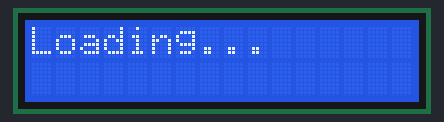
Simulated run of this sketch. Board: Arduino Uno, built with avr-gcc and run on an emulated ATmega328P. Shown: 16×2 character LCD.

Above: at 0.1 s.
At 3.1 s:
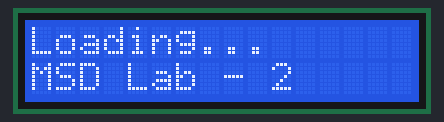
At 9.1 s:
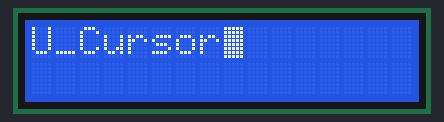
At 18.1 s:
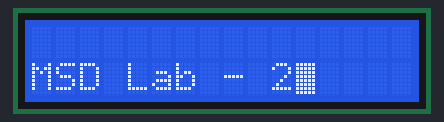
At 28.1 s:
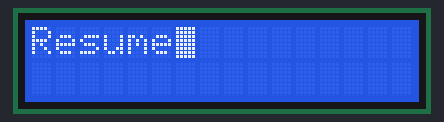
At 37.2 s:
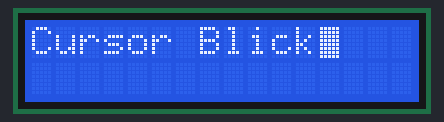

The sketch:

LCD_lab2.ino
```cpp
#include<LiquidCrystal.h>

LiquidCrystal lcd (13,12,11,10,9,8); //init pin number

void setup() {
  // put your setup code here, to run once:
  lcd.begin(16,2);
  lcd.setCursor(0,0);
  lcd.clear();
  lcd.print("Loading..."); // starting text
}

void loop() {
  // put your main code here, to run repeatedly:

  lcd.setCursor(0,1); // position of text

  delay(3000);

  lcd.print("MSD Lab - 2");

  delay(2000);
  lcd.clear();

  delay(2000);

  lcd.print("Cursor Blick");
  lcd.blink();

  delay(2000);
  lcd.clear();

  lcd.print("U_Cursor");
  lcd.blink();

  delay(2000);
  lcd.clear();

  lcd.print("No Cursor");
  lcd.blink();

  delay(2000);
  lcd.clear();

  lcd.print("Resume");
  lcd.display();

  delay(2000);
  lcd.clear();

}
```

Measured:
- what the display in image 1 shows lasts 2.0 s, from 3.1 s to 5.1 s
